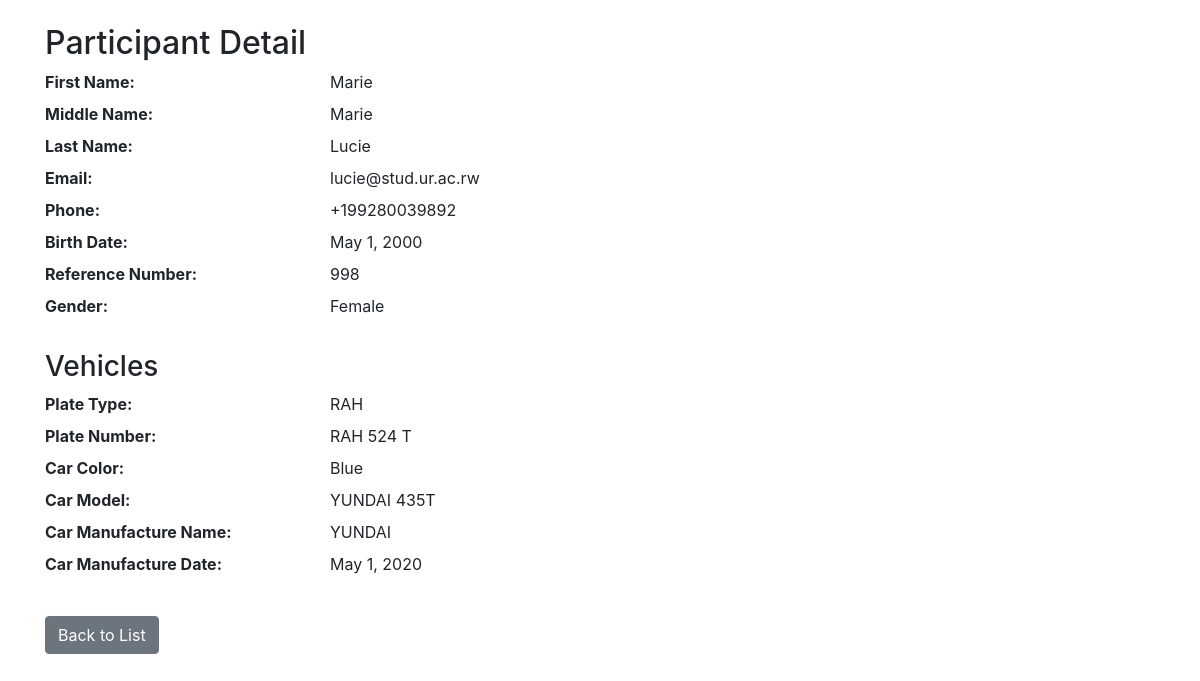
/6/, run on the app's committed database.
### ValidationApp/models.py (models this page shows, shortened)
class Participant(models.Model):
    GENDER_CHOICES = [
        ('M', 'Male'),
        ('F', 'Female'),
        ('O', 'Other'),
    ]
    first_name = models.CharField(max_length=255)
    middle_name = models.CharField(max_length=255, blank=True, null=True)
    last_name = models.CharField(max_length=255)
    email = models.EmailField(validators=[validate_email])
    phone = models.CharField(
        max_length=15,
        validators=[
            MinLengthValidator(limit_value=6),
            validate_phone,
            RegexValidator(regex=r'^\+\d{1,15}$', message=_('Invalid phone number format.'))
        ]
    )
    birth_date = models.DateField(validators=[validate_birth_date])
    reference_number = models.CharField(max_length=3,
                                        validators=[MinLengthValidator(limit_value=3), validate_reference_number])
    gender = models.CharField(max_length=1, choices=GENDER_CHOICES)

class Vehicle(models.Model):
    participant = models.ForeignKey(Participant, on_delete=models.CASCADE, blank=True, null=True,
                                    help_text=_('If this is the first time creating a participant, leave it empty.'))
    PLATE_TYPE_CHOICES = [
        ('GR', 'Government (GR)'),
        ('IT', 'Import Temporary (IT)'),
        ('RNP', 'Rwanda National Police (RNP)'),
        ('RDF', 'Rwanda Defence Force (RDF)'),
        ('CD', 'Ambassador (CD)'),
        ('RAA', 'RAA'),
        ('RAB', 'RAB'),
        ('RAC', 'RAC'),
        ('RAD', 'RAD'),
        ('RAE', 'RAE'),
        ('RAF', 'RAF'),
        ('RAG', 'RAG'),
        ('RAH', 'RAH'),
    ]
    plate_type = models.CharField(max_length=3, choices=PLATE_TYPE_CHOICES, verbose_name='Plate Type',
                                  validators=[validate_plate_type])
    plate_number = models.CharField(max_length=10, )
    car_color = models.CharField(max_length=50)
    car_model = models.CharField(max_length=50)
    car_manufacture_name = models.CharField(max_length=50)
    car_manufacture_date = models.DateField(validators=[validate_manufacture_date])

### ValidationApp/views.py (the view)
# urls.py: path('<int:pk>/', views.participant_detail, name='participant_detail'),
def participant_detail(request, pk):
    participant = Participant.objects.get(pk=pk)
    return render(request, 'participant_detail.html', {'participant': participant})

### ValidationApp/templates/participant_detail.html
{% extends 'base.html' %}
{% block content %}
  <h2 class="mt-3">Participant Detail</h2>
  <dl class="row">
    <dt class="col-sm-3">First Name:</dt>
    <dd class="col-sm-9">{% if participant.middle_name %}{{ participant.middle_name }}{% endif %}</dd>
    <dt class="col-sm-3">Middle Name:</dt>
    <dd class="col-sm-9">{{ participant.middle_name }}</dd>
    <dt class="col-sm-3">Last Name:</dt>
    <dd class="col-sm-9">{{ participant.last_name }}</dd>
    <dt class="col-sm-3">Email:</dt>
    <dd class="col-sm-9">{{ participant.email }}</dd>
    <dt class="col-sm-3">Phone:</dt>
    <dd class="col-sm-9">{{ participant.phone }}</dd>
    <dt class="col-sm-3">Birth Date:</dt>
    <dd class="col-sm-9">{{ participant.birth_date }}</dd>
    <dt class="col-sm-3">Reference Number:</dt>
    <dd class="col-sm-9">{{ participant.reference_number }}</dd>
    <dt class="col-sm-3">Gender:</dt>
    <dd class="col-sm-9">{{ participant.get_gender_display }}</dd>
  </dl>
  {% if participant.vehicle_set.all %}
    <h3 class="mt-4">Vehicles</h3>
    {% for vehicle in participant.vehicle_set.all %}
      <dl class="row">
        <dt class="col-sm-3">Plate Type:</dt>
        <dd class="col-sm-9">{{ vehicle.plate_type }}</dd>
        <dt class="col-sm-3">Plate Number:</dt>
        <dd class="col-sm-9">{{ vehicle.plate_number }}</dd>
        <dt class="col-sm-3">Car Color:</dt>
        <dd class="col-sm-9">{{ vehicle.car_color }}</dd>
        <dt class="col-sm-3">Car Model:</dt>
        <dd class="col-sm-9">{{ vehicle.car_model }}</dd>
        <dt class="col-sm-3">Car Manufacture Name:</dt>
        <dd class="col-sm-9">{{ vehicle.car_manufacture_name }}</dd>
        <dt class="col-sm-3">Car Manufacture Date:</dt>
        <dd class="col-sm-9">{{ vehicle.car_manufacture_date }}</dd>
      </dl>
    {% endfor %}
  {% else %}
    <p class="mt-4">No vehicles associated with this participant.</p>
  {% endif %}
  <a href="{% url 'participant_list' %}" class="btn btn-secondary mt-3">Back to List</a>
{% endblock %}

### data on the page
Participant: middle_name "Marie", last_name "Lucie", email "lucie@stud.ur.ac.rw", phone "+199280039892", birth_date "May 1, 2000", reference_number "998", gender "Female"
Vehicle: plate_type "RAH", plate_number "RAH 524 T", car_color "Blue", car_model "YUNDAI 435T", car_manufacture_name "YUNDAI", car_manufacture_date "May 1, 2020"
